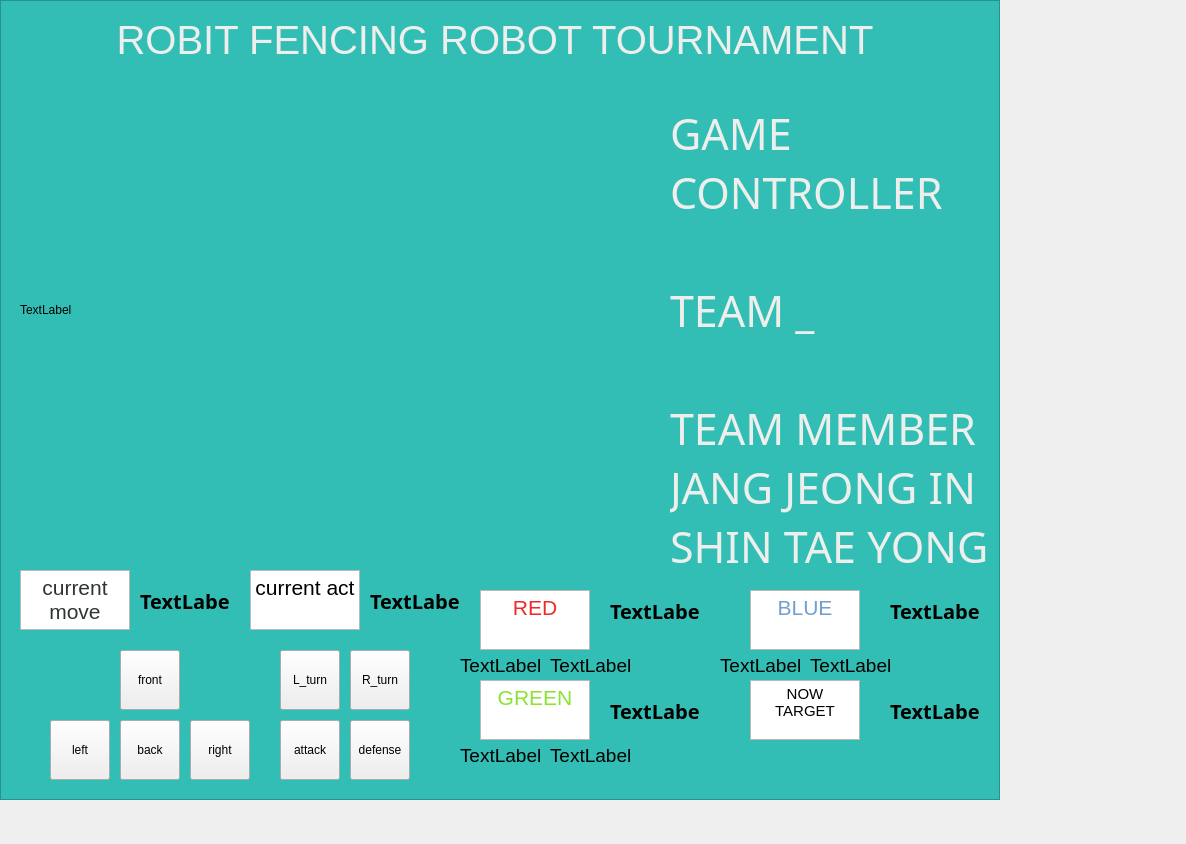
<?xml version="1.0" encoding="UTF-8"?>
<ui version="4.0">
 <class>MainWindowDesign</class>
 <widget class="QMainWindow" name="MainWindowDesign">
  <property name="geometry">
   <rect>
    <x>0</x>
    <y>0</y>
    <width>1186</width>
    <height>844</height>
   </rect>
  </property>
  <property name="windowTitle">
   <string>QRosApp</string>
  </property>
  <property name="windowIcon">
   <iconset>
    <normaloff>:/images/icon.png</normaloff>:/images/icon.png</iconset>
  </property>
  <property name="locale">
   <locale language="English" country="Australia"/>
  </property>
  <widget class="QWidget" name="centralwidget">
   <widget class="QGraphicsView" name="graphicsView">
    <property name="geometry">
     <rect>
      <x>0</x>
      <y>0</y>
      <width>1000</width>
      <height>800</height>
     </rect>
    </property>
    <property name="styleSheet">
     <string notr="true">background-color: rgb(50, 190, 180);</string>
    </property>
    <property name="backgroundBrush">
     <brush brushstyle="Dense3Pattern">
      <color alpha="255">
       <red>136</red>
       <green>138</green>
       <blue>133</blue>
      </color>
     </brush>
    </property>
    <property name="foregroundBrush">
     <brush brushstyle="Dense3Pattern">
      <color alpha="255">
       <red>114</red>
       <green>159</green>
       <blue>207</blue>
      </color>
     </brush>
    </property>
   </widget>
   <widget class="QLabel" name="scene">
    <property name="geometry">
     <rect>
      <x>20</x>
      <y>70</y>
      <width>640</width>
      <height>480</height>
     </rect>
    </property>
    <property name="text">
     <string>TextLabel</string>
    </property>
   </widget>
   <widget class="QPushButton" name="front">
    <property name="geometry">
     <rect>
      <x>120</x>
      <y>650</y>
      <width>60</width>
      <height>60</height>
     </rect>
    </property>
    <property name="text">
     <string>front</string>
    </property>
   </widget>
   <widget class="QPushButton" name="back">
    <property name="geometry">
     <rect>
      <x>120</x>
      <y>720</y>
      <width>60</width>
      <height>60</height>
     </rect>
    </property>
    <property name="text">
     <string>back</string>
    </property>
   </widget>
   <widget class="QPushButton" name="left">
    <property name="geometry">
     <rect>
      <x>50</x>
      <y>720</y>
      <width>60</width>
      <height>60</height>
     </rect>
    </property>
    <property name="text">
     <string>left</string>
    </property>
   </widget>
   <widget class="QPushButton" name="right">
    <property name="geometry">
     <rect>
      <x>190</x>
      <y>720</y>
      <width>60</width>
      <height>60</height>
     </rect>
    </property>
    <property name="text">
     <string>right</string>
    </property>
   </widget>
   <widget class="QPushButton" name="L_turn">
    <property name="geometry">
     <rect>
      <x>280</x>
      <y>650</y>
      <width>60</width>
      <height>60</height>
     </rect>
    </property>
    <property name="text">
     <string>L_turn</string>
    </property>
   </widget>
   <widget class="QPushButton" name="R_turn">
    <property name="geometry">
     <rect>
      <x>350</x>
      <y>650</y>
      <width>60</width>
      <height>60</height>
     </rect>
    </property>
    <property name="text">
     <string>R_turn</string>
    </property>
   </widget>
   <widget class="QPushButton" name="attack">
    <property name="geometry">
     <rect>
      <x>280</x>
      <y>720</y>
      <width>60</width>
      <height>60</height>
     </rect>
    </property>
    <property name="text">
     <string>attack</string>
    </property>
   </widget>
   <widget class="QPushButton" name="defense">
    <property name="geometry">
     <rect>
      <x>350</x>
      <y>720</y>
      <width>60</width>
      <height>60</height>
     </rect>
    </property>
    <property name="text">
     <string>defense</string>
    </property>
   </widget>
   <widget class="QLabel" name="redx">
    <property name="geometry">
     <rect>
      <x>460</x>
      <y>640</y>
      <width>80</width>
      <height>50</height>
     </rect>
    </property>
    <property name="font">
     <font>
      <pointsize>14</pointsize>
     </font>
    </property>
    <property name="text">
     <string>TextLabel</string>
    </property>
   </widget>
   <widget class="QLabel" name="redy">
    <property name="geometry">
     <rect>
      <x>550</x>
      <y>640</y>
      <width>80</width>
      <height>50</height>
     </rect>
    </property>
    <property name="font">
     <font>
      <pointsize>14</pointsize>
     </font>
    </property>
    <property name="text">
     <string>TextLabel</string>
    </property>
   </widget>
   <widget class="QLabel" name="greenx">
    <property name="geometry">
     <rect>
      <x>460</x>
      <y>730</y>
      <width>80</width>
      <height>50</height>
     </rect>
    </property>
    <property name="font">
     <font>
      <pointsize>14</pointsize>
     </font>
    </property>
    <property name="text">
     <string>TextLabel</string>
    </property>
   </widget>
   <widget class="QLabel" name="greeny">
    <property name="geometry">
     <rect>
      <x>550</x>
      <y>730</y>
      <width>80</width>
      <height>50</height>
     </rect>
    </property>
    <property name="font">
     <font>
      <pointsize>14</pointsize>
     </font>
    </property>
    <property name="text">
     <string>TextLabel</string>
    </property>
   </widget>
   <widget class="QLabel" name="bluex">
    <property name="geometry">
     <rect>
      <x>720</x>
      <y>640</y>
      <width>80</width>
      <height>50</height>
     </rect>
    </property>
    <property name="font">
     <font>
      <pointsize>14</pointsize>
     </font>
    </property>
    <property name="text">
     <string>TextLabel</string>
    </property>
   </widget>
   <widget class="QLabel" name="bluey">
    <property name="geometry">
     <rect>
      <x>810</x>
      <y>640</y>
      <width>80</width>
      <height>50</height>
     </rect>
    </property>
    <property name="font">
     <font>
      <pointsize>14</pointsize>
     </font>
    </property>
    <property name="text">
     <string>TextLabel</string>
    </property>
   </widget>
   <widget class="QTextEdit" name="RED">
    <property name="geometry">
     <rect>
      <x>480</x>
      <y>590</y>
      <width>110</width>
      <height>60</height>
     </rect>
    </property>
    <property name="html">
     <string>&lt;!DOCTYPE HTML PUBLIC &quot;-//W3C//DTD HTML 4.0//EN&quot; &quot;http://www.w3.org/TR/REC-html40/strict.dtd&quot;&gt;
&lt;html&gt;&lt;head&gt;&lt;meta name=&quot;qrichtext&quot; content=&quot;1&quot; /&gt;&lt;style type=&quot;text/css&quot;&gt;
p, li { white-space: pre-wrap; }
&lt;/style&gt;&lt;/head&gt;&lt;body style=&quot; font-family:'Ubuntu'; font-size:11pt; font-weight:400; font-style:normal;&quot;&gt;
&lt;p align=&quot;center&quot; style=&quot; margin-top:0px; margin-bottom:0px; margin-left:0px; margin-right:0px; -qt-block-indent:0; text-indent:0px;&quot;&gt;&lt;span style=&quot; font-size:16pt; color:#ef2929;&quot;&gt;RED&lt;/span&gt;&lt;/p&gt;&lt;/body&gt;&lt;/html&gt;</string>
    </property>
   </widget>
   <widget class="QTextEdit" name="GREEN">
    <property name="geometry">
     <rect>
      <x>480</x>
      <y>680</y>
      <width>110</width>
      <height>60</height>
     </rect>
    </property>
    <property name="html">
     <string>&lt;!DOCTYPE HTML PUBLIC &quot;-//W3C//DTD HTML 4.0//EN&quot; &quot;http://www.w3.org/TR/REC-html40/strict.dtd&quot;&gt;
&lt;html&gt;&lt;head&gt;&lt;meta name=&quot;qrichtext&quot; content=&quot;1&quot; /&gt;&lt;style type=&quot;text/css&quot;&gt;
p, li { white-space: pre-wrap; }
&lt;/style&gt;&lt;/head&gt;&lt;body style=&quot; font-family:'Ubuntu'; font-size:11pt; font-weight:400; font-style:normal;&quot;&gt;
&lt;p align=&quot;center&quot; style=&quot; margin-top:0px; margin-bottom:0px; margin-left:0px; margin-right:0px; -qt-block-indent:0; text-indent:0px;&quot;&gt;&lt;span style=&quot; font-size:16pt; color:#8ae234;&quot;&gt;GREEN&lt;/span&gt;&lt;/p&gt;
&lt;p align=&quot;center&quot; style=&quot;-qt-paragraph-type:empty; margin-top:0px; margin-bottom:0px; margin-left:0px; margin-right:0px; -qt-block-indent:0; text-indent:0px; font-size:16pt; color:#8ae234;&quot;&gt;&lt;br /&gt;&lt;/p&gt;&lt;/body&gt;&lt;/html&gt;</string>
    </property>
   </widget>
   <widget class="QTextEdit" name="BLUE">
    <property name="geometry">
     <rect>
      <x>750</x>
      <y>590</y>
      <width>110</width>
      <height>60</height>
     </rect>
    </property>
    <property name="html">
     <string>&lt;!DOCTYPE HTML PUBLIC &quot;-//W3C//DTD HTML 4.0//EN&quot; &quot;http://www.w3.org/TR/REC-html40/strict.dtd&quot;&gt;
&lt;html&gt;&lt;head&gt;&lt;meta name=&quot;qrichtext&quot; content=&quot;1&quot; /&gt;&lt;style type=&quot;text/css&quot;&gt;
p, li { white-space: pre-wrap; }
&lt;/style&gt;&lt;/head&gt;&lt;body style=&quot; font-family:'Ubuntu'; font-size:11pt; font-weight:400; font-style:normal;&quot;&gt;
&lt;p align=&quot;center&quot; style=&quot; margin-top:0px; margin-bottom:0px; margin-left:0px; margin-right:0px; -qt-block-indent:0; text-indent:0px;&quot;&gt;&lt;span style=&quot; font-size:16pt; color:#729fcf;&quot;&gt;BLUE&lt;/span&gt;&lt;/p&gt;&lt;/body&gt;&lt;/html&gt;</string>
    </property>
   </widget>
   <widget class="QLabel" name="label">
    <property name="geometry">
     <rect>
      <x>10</x>
      <y>10</y>
      <width>970</width>
      <height>60</height>
     </rect>
    </property>
    <property name="font">
     <font>
      <pointsize>30</pointsize>
     </font>
    </property>
    <property name="styleSheet">
     <string notr="true">color: rgb(238, 238, 236);</string>
    </property>
    <property name="text">
     <string>ROBIT FENCING ROBOT TOURNAMENT</string>
    </property>
    <property name="textFormat">
     <enum>Qt::RichText</enum>
    </property>
    <property name="alignment">
     <set>Qt::AlignCenter</set>
    </property>
   </widget>
   <widget class="QLabel" name="label_2">
    <property name="geometry">
     <rect>
      <x>670</x>
      <y>100</y>
      <width>320</width>
      <height>480</height>
     </rect>
    </property>
    <property name="font">
     <font>
      <family>Ubuntu Mono</family>
      <pointsize>32</pointsize>
      <italic>false</italic>
     </font>
    </property>
    <property name="styleSheet">
     <string notr="true">color: rgb(238, 238, 236);</string>
    </property>
    <property name="text">
     <string>GAME
CONTROLLER

TEAM _

TEAM MEMBER
JANG JEONG IN
SHIN TAE YONG</string>
    </property>
   </widget>
   <widget class="QLabel" name="red_loc">
    <property name="geometry">
     <rect>
      <x>610</x>
      <y>590</y>
      <width>91</width>
      <height>41</height>
     </rect>
    </property>
    <property name="font">
     <font>
      <family>Ubuntu Mono</family>
      <pointsize>15</pointsize>
      <weight>75</weight>
      <bold>true</bold>
     </font>
    </property>
    <property name="styleSheet">
     <string notr="true">border-color: rgb(239, 41, 41);</string>
    </property>
    <property name="text">
     <string>TextLabel</string>
    </property>
   </widget>
   <widget class="QLabel" name="green_loc">
    <property name="geometry">
     <rect>
      <x>610</x>
      <y>690</y>
      <width>91</width>
      <height>41</height>
     </rect>
    </property>
    <property name="font">
     <font>
      <family>Ubuntu Mono</family>
      <pointsize>15</pointsize>
      <weight>75</weight>
      <bold>true</bold>
     </font>
    </property>
    <property name="styleSheet">
     <string notr="true">border-color: rgb(138, 226, 52);</string>
    </property>
    <property name="text">
     <string>TextLabel</string>
    </property>
   </widget>
   <widget class="QLabel" name="blue_loc">
    <property name="geometry">
     <rect>
      <x>890</x>
      <y>590</y>
      <width>91</width>
      <height>41</height>
     </rect>
    </property>
    <property name="font">
     <font>
      <family>Ubuntu Mono</family>
      <pointsize>15</pointsize>
      <weight>75</weight>
      <bold>true</bold>
     </font>
    </property>
    <property name="styleSheet">
     <string notr="true">border-color: rgb(114, 159, 207);</string>
    </property>
    <property name="text">
     <string>TextLabel</string>
    </property>
   </widget>
   <widget class="QTextEdit" name="TARGET">
    <property name="geometry">
     <rect>
      <x>750</x>
      <y>680</y>
      <width>110</width>
      <height>60</height>
     </rect>
    </property>
    <property name="html">
     <string>&lt;!DOCTYPE HTML PUBLIC &quot;-//W3C//DTD HTML 4.0//EN&quot; &quot;http://www.w3.org/TR/REC-html40/strict.dtd&quot;&gt;
&lt;html&gt;&lt;head&gt;&lt;meta name=&quot;qrichtext&quot; content=&quot;1&quot; /&gt;&lt;style type=&quot;text/css&quot;&gt;
p, li { white-space: pre-wrap; }
&lt;/style&gt;&lt;/head&gt;&lt;body style=&quot; font-family:'Ubuntu'; font-size:11pt; font-weight:400; font-style:normal;&quot;&gt;
&lt;p align=&quot;center&quot; style=&quot; margin-top:0px; margin-bottom:0px; margin-left:0px; margin-right:0px; -qt-block-indent:0; text-indent:0px;&quot;&gt;NOW TARGET&lt;/p&gt;&lt;/body&gt;&lt;/html&gt;</string>
    </property>
   </widget>
   <widget class="QLabel" name="target">
    <property name="geometry">
     <rect>
      <x>890</x>
      <y>690</y>
      <width>91</width>
      <height>41</height>
     </rect>
    </property>
    <property name="font">
     <font>
      <family>Ubuntu Mono</family>
      <pointsize>15</pointsize>
      <weight>75</weight>
      <bold>true</bold>
     </font>
    </property>
    <property name="styleSheet">
     <string notr="true">border-color: rgb(114, 159, 207);</string>
    </property>
    <property name="text">
     <string>TextLabel</string>
    </property>
   </widget>
   <widget class="QTextEdit" name="cu_act">
    <property name="geometry">
     <rect>
      <x>250</x>
      <y>570</y>
      <width>110</width>
      <height>60</height>
     </rect>
    </property>
    <property name="html">
     <string>&lt;!DOCTYPE HTML PUBLIC &quot;-//W3C//DTD HTML 4.0//EN&quot; &quot;http://www.w3.org/TR/REC-html40/strict.dtd&quot;&gt;
&lt;html&gt;&lt;head&gt;&lt;meta name=&quot;qrichtext&quot; content=&quot;1&quot; /&gt;&lt;style type=&quot;text/css&quot;&gt;
p, li { white-space: pre-wrap; }
&lt;/style&gt;&lt;/head&gt;&lt;body style=&quot; font-family:'Ubuntu'; font-size:11pt; font-weight:400; font-style:normal;&quot;&gt;
&lt;p align=&quot;center&quot; style=&quot; margin-top:0px; margin-bottom:0px; margin-left:0px; margin-right:0px; -qt-block-indent:0; text-indent:0px;&quot;&gt;&lt;span style=&quot; font-size:16pt; color:#000000;&quot;&gt;current act&lt;/span&gt;&lt;/p&gt;&lt;/body&gt;&lt;/html&gt;</string>
    </property>
   </widget>
   <widget class="QTextEdit" name="cu_move">
    <property name="geometry">
     <rect>
      <x>20</x>
      <y>570</y>
      <width>110</width>
      <height>60</height>
     </rect>
    </property>
    <property name="html">
     <string>&lt;!DOCTYPE HTML PUBLIC &quot;-//W3C//DTD HTML 4.0//EN&quot; &quot;http://www.w3.org/TR/REC-html40/strict.dtd&quot;&gt;
&lt;html&gt;&lt;head&gt;&lt;meta name=&quot;qrichtext&quot; content=&quot;1&quot; /&gt;&lt;style type=&quot;text/css&quot;&gt;
p, li { white-space: pre-wrap; }
&lt;/style&gt;&lt;/head&gt;&lt;body style=&quot; font-family:'Ubuntu'; font-size:11pt; font-weight:400; font-style:normal;&quot;&gt;
&lt;p align=&quot;center&quot; style=&quot; margin-top:0px; margin-bottom:0px; margin-left:0px; margin-right:0px; -qt-block-indent:0; text-indent:0px;&quot;&gt;&lt;span style=&quot; font-size:16pt; color:#2e3436;&quot;&gt;current move&lt;/span&gt;&lt;/p&gt;&lt;/body&gt;&lt;/html&gt;</string>
    </property>
   </widget>
   <widget class="QLabel" name="current_act">
    <property name="geometry">
     <rect>
      <x>370</x>
      <y>580</y>
      <width>91</width>
      <height>41</height>
     </rect>
    </property>
    <property name="font">
     <font>
      <family>Ubuntu Mono</family>
      <pointsize>15</pointsize>
      <weight>75</weight>
      <bold>true</bold>
     </font>
    </property>
    <property name="styleSheet">
     <string notr="true">border-color: rgb(239, 41, 41);</string>
    </property>
    <property name="text">
     <string>TextLabel</string>
    </property>
   </widget>
   <widget class="QLabel" name="current_move">
    <property name="geometry">
     <rect>
      <x>140</x>
      <y>580</y>
      <width>91</width>
      <height>41</height>
     </rect>
    </property>
    <property name="font">
     <font>
      <family>Ubuntu Mono</family>
      <pointsize>15</pointsize>
      <weight>75</weight>
      <bold>true</bold>
     </font>
    </property>
    <property name="styleSheet">
     <string notr="true">border-color: rgb(239, 41, 41);</string>
    </property>
    <property name="text">
     <string>TextLabel</string>
    </property>
   </widget>
  </widget>
  <action name="action_Quit">
   <property name="text">
    <string>&amp;Quit</string>
   </property>
   <property name="shortcut">
    <string>Ctrl+Q</string>
   </property>
   <property name="shortcutContext">
    <enum>Qt::ApplicationShortcut</enum>
   </property>
  </action>
  <action name="action_Preferences">
   <property name="text">
    <string>&amp;Preferences</string>
   </property>
  </action>
  <action name="actionAbout">
   <property name="text">
    <string>&amp;About</string>
   </property>
  </action>
  <action name="actionAbout_Qt">
   <property name="text">
    <string>About &amp;Qt</string>
   </property>
  </action>
 </widget>
 <resources/>
 <connections>
  <connection>
   <sender>action_Quit</sender>
   <signal>triggered()</signal>
   <receiver>MainWindowDesign</receiver>
   <slot>close()</slot>
   <hints>
    <hint type="sourcelabel">
     <x>-1</x>
     <y>-1</y>
    </hint>
    <hint type="destinationlabel">
     <x>399</x>
     <y>299</y>
    </hint>
   </hints>
  </connection>
 </connections>
</ui>
